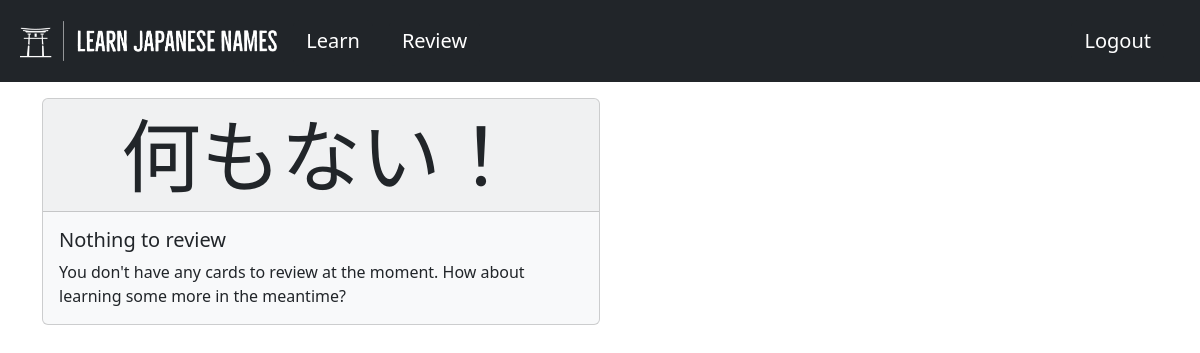
/review/ (signed in), run on an earlier commit of the app's database.
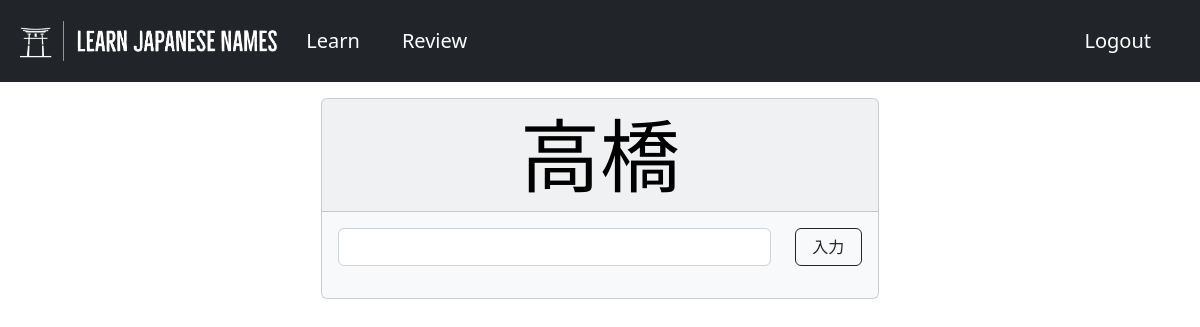
And on a later commit of the database.
### flashcards/models.py (models this page shows, shortened)
class Review(models.Model):
    deck = models.ForeignKey(Deck, on_delete=models.CASCADE, default=None)
    flashcard = models.ForeignKey(Flashcard, on_delete=models.CASCADE)
    last_review_date = models.DateTimeField(default=timezone.now())
    next_review_date = models.DateTimeField(default=timezone.now())
    ready_for_review = models.BooleanField(default=False)
    exponential_time = models.FloatField(default=1)
    def is_ready_for_review(self):
        if self.next_review_date <= timezone.now():
            self.ready_for_review = True
            self.save()
        else:
            self.ready_for_review = False
            self.save()

class Flashcard(models.Model):
    kanji = models.CharField(max_length=10)
    hiragana = models.CharField(max_length=100)

### flashcards/views.py (the view, shortened to what this page needs)
# urls.py: path("review/", views.review_dashboard, name="review"),
@login_required
def review_dashboard(request):
    if Deck.objects.filter(user=request.user) is None:
        return render(
            request,
            "flashcards/review_dashboard.html",
            {"flashcard": None, "form": FlashcardForm()},
        )
    else:
        user_deck = Deck.objects.filter(user=request.user).first()
        update_flashcards_in_deck(user_deck)
    if (
        Review.objects.filter(deck=user_deck, ready_for_review=True)
        .order_by("next_review_date")
        .first()
        is None
    ):
        return render(
            request,
            "flashcards/review_dashboard.html",
            {"flashcard": None, "form": FlashcardForm()},
        )
    else:
        flashcard = (
            Review.objects.filter(deck=user_deck, ready_for_review=True)
            .order_by("next_review_date")
            .first()
        )
    return render(
        request,
        "flashcards/review_dashboard.html",
        {"flashcard": flashcard, "form": FlashcardForm()},
    )

### flashcards/forms.py
class FlashcardForm(forms.Form):
    user_response = forms.CharField(
        max_length=10, label="", widget=forms.TextInput(attrs={"class": "form-control"})
    )

### flashcards/utils.py (called while the page is built)
def update_flashcards_in_deck(user_deck):
    reviews = list(Review.objects.filter(deck=user_deck))
    for review in reviews:
        review.is_ready_for_review()
        review.save()

### flashcards/templates/flashcards/review_dashboard.html (shortened to what this page needs)
{% extends 'flashcards/base.html' %}
{% block content %}
<div class="container">
{% if flashcard %}
  <div class="vstack gap-3 justify-content-center align-items-center">
    <div class="card text-black bg-light mt-3" style="width: 50%;">
      <div class="card-header display-1 text-center">{{ flashcard.flashcard.kanji }}</div>
      <div class="card-body">
        <form method="POST" action="{% url 'review' %}" autocomplete="off" novalidate>
          <div class="row">
            <div class="col-10">
              {{ form.as_p }}
            </div>
            <div class="col-2">
              <button type="submit" class="btn btn-outline-dark" style="width: 100%;">入力</button>
            </div>
        </div>
        </form>
      </div>
    </div>
</div>
{% else %}
<div class="card bg-light mt-3 justify-centre" style="width: 50%;">
  <div class="card-header display-1 text-center">何もない！</div>
  <div class="card-body">
    <h5 class="card-title">Nothing to review</h5>
    <p class="card-text">You don't have any cards to review at the moment. How about learning some more in the meantime?</p>
  </div>
</div>
{% endif %}
</div>
{% endblock %}

### flashcards/templates/flashcards/base.html (shortened to what this page needs)
<!DOCTYPE html>
<html>
<head>
    {% load static %}
     <link href="https://cdn.jsdelivr.net/npm/bootstrap@5.2.3/dist/css/bootstrap.min.css" rel="stylesheet">
     <link rel="stylesheet" href="{% static 'css/custom.css' %}">
</head>
<body>
    <nav class="navbar navbar-expand-lg navbar-dark bg-dark py-3">
        <div class="container-fluid mx-lg-2">
        {% if user.is_authenticated %}
            <div class="d-flex">
                <a class="navbar-brand" href="{% url 'home' %}">
                    <img src="{% static 'flashcards/images/logo.png' %}" height="40px" alt="logo">
                </a>
                <a class="navbar-brand mr-1 mt-1 mb-0 h1 btn btn-dark" href="{% url 'learn' %}">Learn</a>
                <a class="navbar-brand mt-1 mb-0 h1 btn btn-dark" href="{% url 'review' %}">Review</a>
            </div>
            <div class="d-flex">
                <a class="navbar-brand mb-0 h1 btn btn-dark" href="{% url 'logout' %}">Logout</a>
            </div>
        {% endif %}
        </div>
    </nav>
    <div class="content">
        {% block content %}
        {% endblock %}
    </div>
</body>
</html>

### flashcards/static/flashcards/css/custom.css (style rules this page uses)
a { text-decoration: none; color: white; }

What changed in the data, as far as the page shows it:
added Review: flashcard.kanji "高橋"
Also different on the page:
text no longer shown: "何もない！ Nothing to review You don't have any cards to review at the moment. How about learning some more in the meantime?"
text now shown: "入力"
